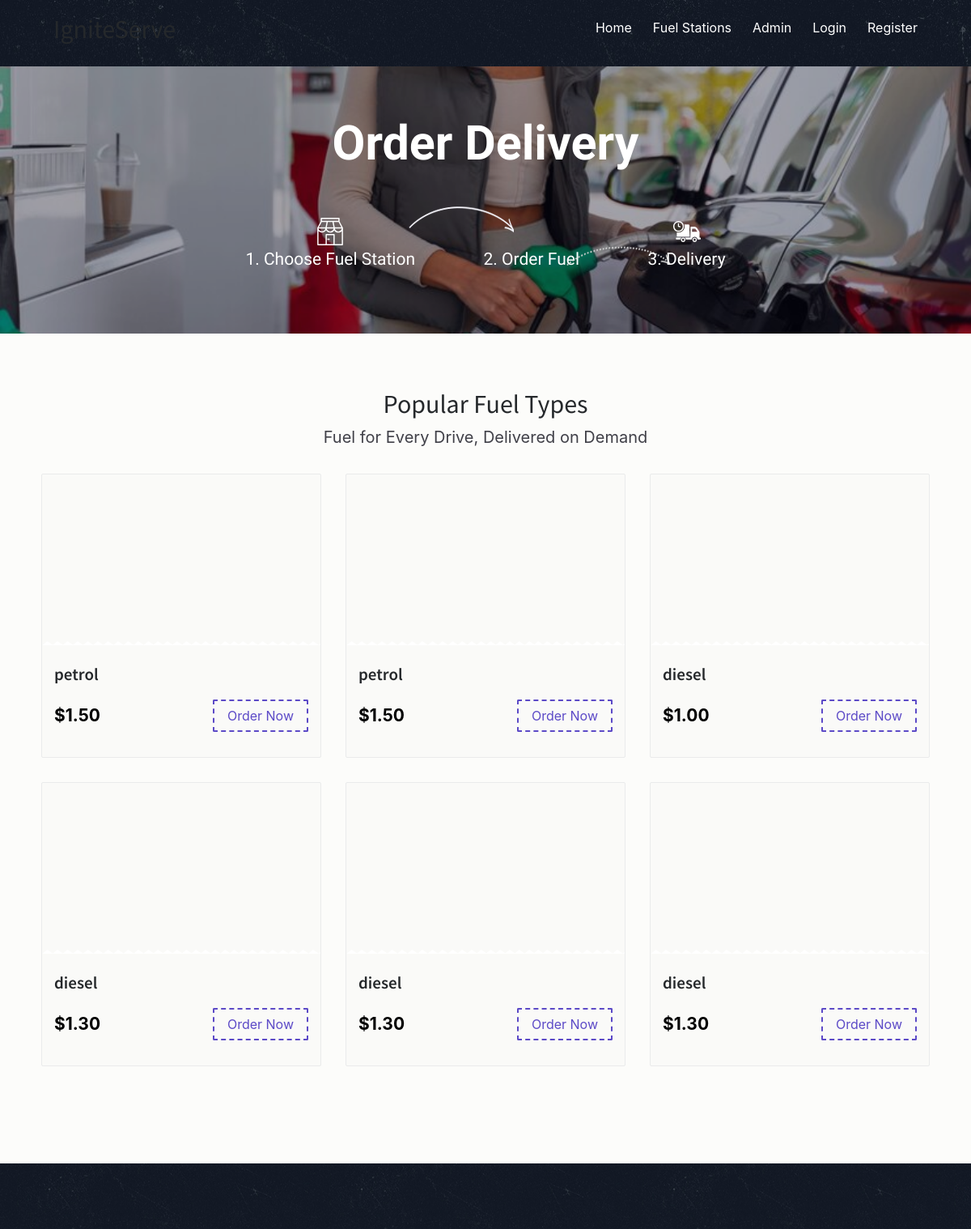
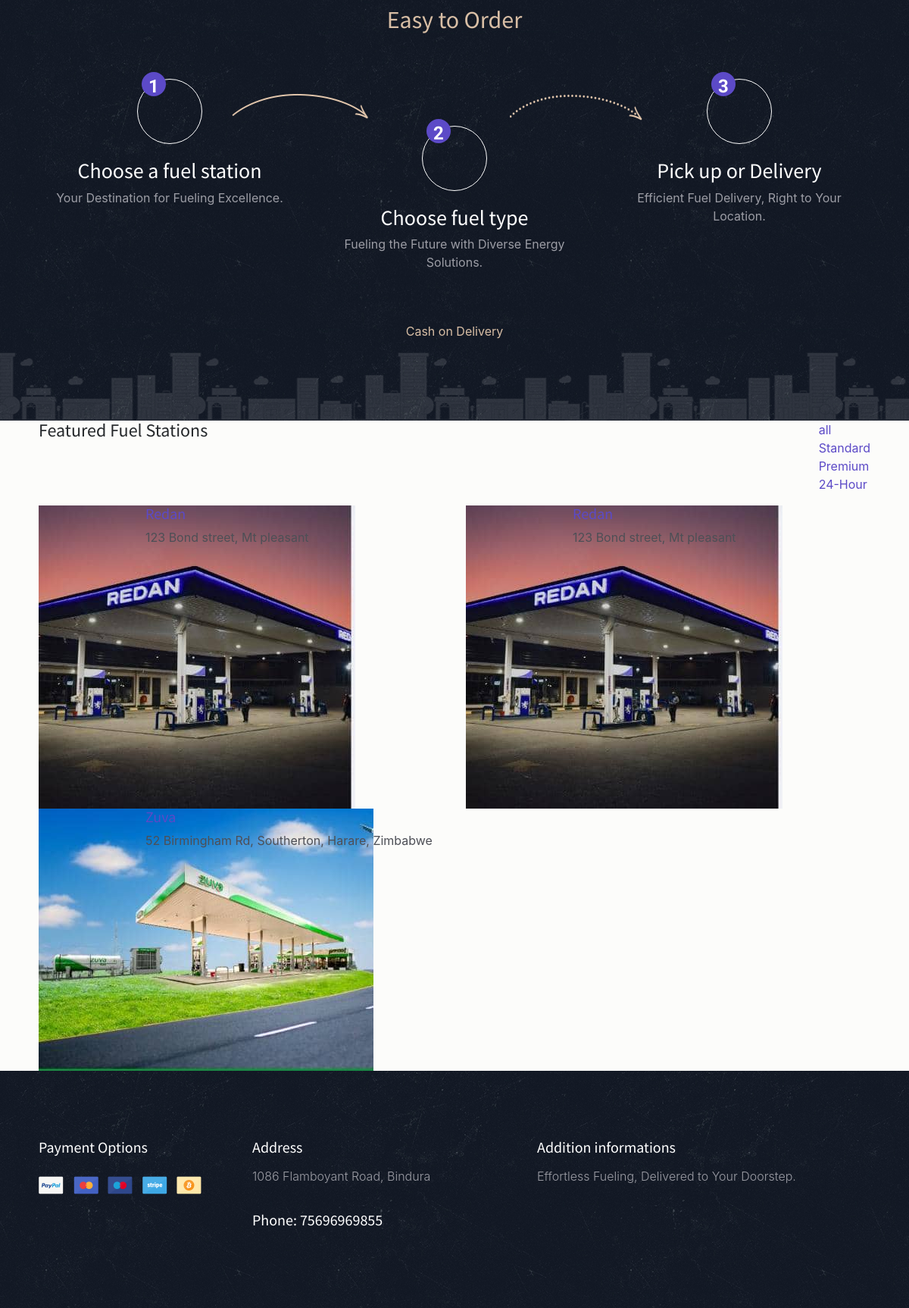
/fuel/index.php, run on the app's committed database (2 pictures, top to bottom).
### tables this page shows
CREATE TABLE `fuel_type` (
  `d_id` int(222) NOT NULL,
  `fs_id` int(22) NOT NULL,
  `title` varchar(222) NOT NULL,
  `price` decimal(10,2) NOT NULL,
  `img` varchar(222) NOT NULL
);

CREATE TABLE `flstat_category` (
  `c_id` int(11) NOT NULL,
  `c_name` varchar(222) NOT NULL,
  `date` timestamp NOT NULL DEFAULT current_timestamp()
);

CREATE TABLE `fuelstation` (
  `fs_id` int(222) NOT NULL,
  `c_id` int(222) NOT NULL,
  `title` varchar(222) NOT NULL,
  `email` varchar(222) NOT NULL,
  `phone` varchar(222) NOT NULL,
  `url` varchar(222) NOT NULL,
  `o_hr` varchar(222) NOT NULL,
  `c_hr` varchar(222) NOT NULL,
  `o_days` varchar(222) NOT NULL,
  `address` text NOT NULL,
  `image` text NOT NULL,
  `date` timestamp NOT NULL DEFAULT current_timestamp()
);

### fuel/index.php (the view, shortened to what this page needs)
<!DOCTYPE html>
<html lang="en">
<?php
include("connection/connect.php");
?>
<head>
    <link href="css/bootstrap.min.css" rel="stylesheet">
    <link href="css/font-awesome.min.css" rel="stylesheet">
    <link href="css/animsition.min.css" rel="stylesheet">
    <link href="css/animate.css" rel="stylesheet">
    <link href="css/style.css" rel="stylesheet"> </head>
<body class="home">
        <header id="header" class="header-scroll top-header headrom">
            <nav class="navbar navbar-dark">
                <div class="container">
                   <a class="navbar-brand mr-1" href="index.php"><h2>IgniteServe</h2></a>
                    <div class="collapse navbar-toggleable-md  float-lg-right" id="mainNavbarCollapse">
                        <ul class="nav navbar-nav">
                            <li class="nav-item"> <a class="nav-link active" href="../index.php">Home <span class="sr-only">(current)</span></a> </li>
                            <li class="nav-item"> <a class="nav-link active" href="fuelstation.php">Fuel Stations <span class="sr-only"></span></a> </li>
                            <li class="nav-item"> <a class="nav-link active" href="admin/index.php">Admin <span class="sr-only"></span></a> </li>
							<?php
						if(empty($_SESSION["user_id"]))
							{
								echo '<li class="nav-item"><a href="login.php" class="nav-link active">Login</a> </li>
							  <li class="nav-item"><a href="registration.php" class="nav-link active">Register</a> </li>';
							}
						else
							{
									echo  '<li class="nav-item"><a href="your_orders.php" class="nav-link active">My Orders</a> </li>';
									echo  '<li class="nav-item"><a href="logout.php" class="nav-link active">Logout</a> </li>';
							}
						?>
                        </ul>
                    </div>
                </div>
            </nav>
        </header>
        <section class="hero bg-image" data-image-src="images/img/fuel.jpg">
            <div class="hero-inner">
                <div class="container text-center hero-text font-white">
                    <h1>Order Delivery </h1>
                    <div class="steps">
                        <div class="step-item step1">
                            <h4><span style="color:white;">1. </span>Choose Fuel Station</h4> </div>
                        <div class="step-item step2">
                            <h4><span style="color:white;">2. </span>Order Fuel</h4> </div>
                        <div class="step-item step3">
                            <h4><span style="color:white;">3. </span>Delivery </h4> </div>
                    </div>
                </div>
            </div>
        </section>
        <section class="popular">
            <div class="container">
                <div class="title text-xs-center m-b-30">
                    <h2>Popular Fuel Types</h2>
                    <p class="lead">Fuel for Every Drive, Delivered on Demand</p>
                </div>
                <div class="row">
						<?php
						$query_res= mysqli_query($db,"select * from fuel_type LIMIT 6");
                                while($r=mysqli_fetch_array($query_res))
                                {
                                    echo '  <div class="col-xs-12 col-sm-6 col-md-4 food-item">
                                            <div class="food-item-wrap">
                                                <div class="figure-wrap bg-image" data-image-src="admin/Res_img/dishes/'.$r['img'].'"></div>
                                                <div class="content">
                                                    <h5><a href="dishes.php?res_id='.$r['fs_id'].'">'.$r['title'].'</a></h5>
                                                    <div class="product-name">'.$r['slogan'].'</div>
                                                    <div class="price-btn-block"> <span class="price">$'.$r['price'].'</span> <a href="dishes.php?res_id='.$r['rs_id'].'" class="btn theme-btn-dash pull-right">Order Now</a> </div>
                                                </div>
                                            </div>
                                    </div>';
                                }
						?>
                </div>
            </div>
        </section>
        <section class="how-it-works">
            <div class="container">
                <div class="text-xs-center">
                    <h2>Easy to Order</h2>
                    <div class="row how-it-works-solution">
                        <div class="col-xs-12 col-sm-12 col-md-4 how-it-works-steps white-txt col1">
                            <div class="how-it-works-wrap">
                                <div class="step step-1">
                                    <div class="icon" data-step="1">
                                    </div>
                                    <h3>Choose a fuel station</h3>
                                    <p>Your Destination for Fueling Excellence.</p>
                                </div>
                            </div>
                        </div>
                        <div class="col-xs-12 col-sm-12 col-md-4 how-it-works-steps white-txt col2">
                            <div class="step step-2">
                                <div class="icon" data-step="2">
                                </div>
                                <h3>Choose fuel type</h3>
                                <p>Fueling the Future with Diverse Energy Solutions.</p>
                            </div>
                        </div>
                        <div class="col-xs-12 col-sm-12 col-md-4 how-it-works-steps white-txt col3">
                            <div class="step step-3">
                                <div class="icon" data-step="3">
                            </div>
                                <h3>Pick up or Delivery</h3>
                                <p>Efficient Fuel Delivery, Right to Your Location.</p>
                            </div>
                        </div>
                    </div>
                </div>
                <div class="row">
                    <div class="col-sm-12 text-center">
                        <p class="pay-info">Cash on Delivery</p>
                    </div>
                </div>
            </div>
        </section>
        <section class="featured-fuelstations">
            <div class="container">
                <div class="row">
                    <div class="col-sm-4">
                        <div class="title-block pull-left">
                            <h4>Featured Fuel Stations</h4> </div>
                    </div>
                    <div class="col-sm-8">
                        <div class="fuel stations-filter pull-right">
                            <nav class="primary pull-left">
                                <ul>
                                    <li><a href="#" class="selected" data-filter="*">all</a> </li>
									<?php
									$res= mysqli_query($db,"select * from flstat_category");
									      while($row=mysqli_fetch_array($res))
										  {
											echo '<li><a href="#" data-filter=".'.$row['c_name'].'"> '.$row['c_name'].'</a> </li>';
										  }
									?>
                                </ul>
                            </nav>
                        </div>
                    </div>
                </div>
                <div class="row">
                    <div class="fuel station-listing">
						<?php
						$ress= mysqli_query($db,"select * from fuelstation LIMIT 3");
									      while($rows=mysqli_fetch_array($ress))
										  {
													$query= mysqli_query($db,"select * from flstat_category where c_id='".$rows['c_id']."' ");
													 $rowss=mysqli_fetch_array($query);
													 echo ' <div class="col-xs-12 col-sm-12 col-md-6 single-restaurant all '.$rowss['c_name'].'">
														<div class="restaurant-wrap">
															<div class="row">
																<div class="col-xs-12 col-sm-3 col-md-12 col-lg-3 text-xs-center">
																	<a class="restaurant-logo" href="dishes.php?res_id='.$rows['fs_id'].'" > <img src="admin/Res_img/'.$rows['image'].'" alt="Restaurant logo"> </a>
																</div>
																<div class="col-xs-12 col-sm-9 col-md-12 col-lg-9">
																	<h5><a href="dishes.php?res_id='.$rows['fs_id'].'" >'.$rows['title'].'</a></h5> <span>'.$rows['address'].'</span>
																</div>
															</div>
														</div>
													</div>';
										  }
						?>
                    </div>
                </div>
            </div>
        </section>
        <footer class="footer">
            <div class="container">
                <div class="bottom-footer">
                    <div class="row">
                        <div class="col-xs-12 col-sm-3 payment-options color-gray">
                            <h5>Payment Options</h5>
                            <ul>
                                <li>
                                    <a href="#"> <img src="images/paypal.png" alt="Paypal"> </a>
                                </li>
                                <li>
                                    <a href="#"> <img src="images/mastercard.png" alt="Mastercard"> </a>
                                </li>
                                <li>
                                    <a href="#"> <img src="images/maestro.png" alt="Maestro"> </a>
                                </li>
                                <li>
                                    <a href="#"> <img src="images/stripe.png" alt="Stripe"> </a>
                                </li>
                                <li>
                                    <a href="#"> <img src="images/bitcoin.png" alt="Bitcoin"> </a>
                                </li>
                            </ul>
                        </div>
                        <div class="col-xs-12 col-sm-4 address color-gray">
                                    <h5>Address</h5>
                                    <p>1086 Flamboyant Road, Bindura</p>
                                    <h5>Phone: 75696969855</a></h5> </div>
                                <div class="col-xs-12 col-sm-5 additional-info color-gray">
                                    <h5>Addition informations</h5>
                                   <p>Effortless Fueling, Delivered to Your Doorstep.</p>
                                </div>
                    </div>
                </div>
            </div>
        </footer>
</body>
</html>

### fuel/css/style.css (style rules this page uses)
body { background: rgba(252, 251, 249, 0.68); font-size: 16px; color: #4d4f56; font-weight: 400; overflow-x: hidden; }
.h1, .h2, .h3, .h4, .h5, .h6, h1, h2, h3, h4, h5, h6 { font-family: "Source Sans Pro", sans-serif; color: #25282b; }
a { color: #5c4ac7; }
.lead { font-size: 1.25rem; font-weight: 400; color: #404048; }
ul { list-style-type: none; padding: 0; }
.container { max-width: 1270px; width: 94%; }
.form-control-lg, .dropdown-menu, .btn, .btn-group-lg > .btn, .btn-lg, .img-rounded { border-radius: 2px; }
.btn { transition: all 0.4s; }
.theme-btn-dash { border: 2px dashed #5c4ac7; background-color: transparent; color: #5c4ac7; }
.m-b-30 { margin-bottom: 30px; }
.font-white { color: #fff; }
#header { position: fixed; width: 100%; border: 0; z-index: 99; }
.navbar { background-image: url("../images/menu-bg.jpg"); padding: 0.95rem 1rem; border-radius: 0; }
.navbar-nav .nav-item { padding-left: 10px; }
.hero { padding-top: 12%; padding-bottom: 6%; text-align: center; position: relative; }
.hero h1 { font-family: "Give You Glory", cursive; color: #fff; font-size: 3.7em; font-weight: 700; }
.hero:before { content: ""; display: block; height: 100%; position: absolute; top: 0; left: 0; width: 100%; z-index: 1; background-color: rgba(7, 6, 29, 0.37); }
.hero .hero-inner { position: relative; z-index: 1; }
.step-item { display: inline-block; margin: 0 40px 0; position: relative; }
.step-item svg { display: inline-block; width: 34px; height: 34px; }
.step-item h4 { font-family: "Give You Glory", cursive; color: #fff; font-size: 21px; }
.step-item h4 span { color: #5c4ac7; }
.step1:after, .step2:after { position: absolute; content: ""; right: -58%; top: -20%; width: 130px; height: 32px; background: url(../images/arrow.png); }
.step2:after { background: url(../images/arrow-dotted.png); height: 25px; right: -95%; top: -15%; }
.popular { padding: 70px 0 90px; background-size: 100%; }
.food-item-wrap { border: 1px solid #eaebeb; border-radius: 2px; overflow: hidden; margin-bottom: 30px; background: #fafaf8; }
.food-item-wrap h5 a { color: #25282b; font-size: 21px; font-weight: 600; }
.food-item-wrap .price { font-size: 21px; font-weight: 700; color: #000; margin-top: 4px; display: inline-block; }
.food-item-wrap .content { padding: 25px 15px 35px; }
.food-item-wrap .figure-wrap { position: relative; height: 210px; }
.food-item-wrap .figure-wrap:after { position: absolute; bottom: -1px; left: 0; content: ""; background: url(../images/zig-zag.png); width: 100%; height: 5px; }
.how-it-works { background-image: url(../images/city.png), url(../images/pattern.png); background-repeat: repeat-x, repeat; background-position: bottom, center; padding: 90px 0; position: relative; }
.how-it-works .text-xs-center > h2 { color: #d8bea5; margin-bottom: 50px; }
.how-it-works-steps { position: relative; padding: 0 2.1rem; }
.how-it-works p.pay-info { font-size: 16px; color: #d8bea5; margin-top: 25px; text-align: center; }
.how-it-works h3 { color: #fff; }
.how-it-works p { color: #9c9da5; }
.step .icon { position: relative; width: 86px; height: 86px; margin: 10px auto 20px; line-height: 78px; text-align: center; border: 1px solid #fff; border-radius: 50%; }
.step .icon:before { content: attr(data-step); position: absolute; top: -10px; left: 5px; display: block; width: 32px; height: 32px; line-height: 38px; background-color: #5c4ac7; border-radius: 50%; font-size: 1.5em; font-family: "Give You Glory", cursive; font-weight: 700; color: #fff; }
.how-it-works .step-2 { padding-top: 20%; }
.col1:after { position: absolute; content: ""; right: -21%; top: 15%; width: 185px; height: 34px; background: url(../images/arrow-big.png) no-repeat; }
.col2:after { position: absolute; content: ""; right: -16%; top: 11%; width: 175px; height: 34px; background: url(../images/arrow-big-dotted.png) no-repeat; }
.how-it-works-solution { margin-bottom: 26px; }
footer { background: url(../images/pattern.png) center repeat; padding: 90px 0; z-index: 1; position: relative; }
.payment-options ul li { display: inline-block; margin-right: 8px; }
footer h5 { color: #fff; font-family: "Source Sans Pro", sans-serif; margin-bottom: 15px; }
footer p, footer, footer span { font-weight: 300; color: #9c9da5; }
footer ul li { margin-bottom: 6px; }
footer ul li a { color: #9c9da5; transition: all 0.3s; }
.address p { margin-bottom: 35px; }
footer li a { line-height: 20px; display: inline-block; }
.payment-options ul { margin-top: 10px; float: left; width: 100%; }

### data on the page
fuel_type: title "petrol", price "1.50"
fuel_type: title "petrol", price "1.50"
fuel_type: title "diesel", price "1.00"
fuel_type: title "diesel", price "1.30"
fuel_type: title "diesel", price "1.30"
fuel_type: title "diesel", price "1.30"
flstat_category: c_name "Standard"
flstat_category: c_name "Premium"
flstat_category: c_name "24-Hour"
fuelstation: image (picture), title "Redan", address "123 Bond street, Mt pleasant"
fuelstation: image (picture), title "Redan", address "123 Bond street, Mt pleasant"
fuelstation: image (picture), title "Zuva", address "52 Birmingham Rd, Southerton, Harare, Zimbabwe"
